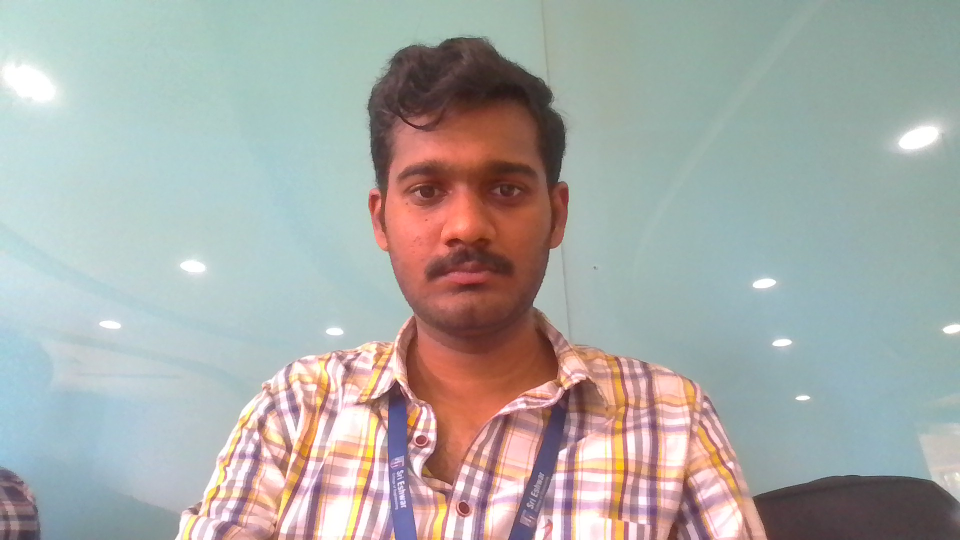
#> input picture Review_3_Advanced_Features/Old_Pics_Nov25/Predeep.jpg, 1920 x 1080 px (shown at 1/2 size)
$ python -i Preprocessing.py   (imports and definitions only)
#> lines starting #> are read from the running program, lines starting #| are printed output that depends on the picture
"""
Enhanced Preprocessing Module for Phase II
Implements illumination normalization and noise reduction techniques
"""

import cv2
import numpy as np


class ImagePreprocessor:
    """Advanced preprocessing pipeline for face images"""

    def __init__(self, clahe_clip_limit=2.0, clahe_tile_size=8):
        """
        Initialize preprocessor with CLAHE parameters

        Args:
            clahe_clip_limit: Threshold for contrast limiting (default: 2.0)
            clahe_tile_size: Size of grid for histogram equalization (default: 8)
        """
        self.clahe = cv2.createCLAHE(
            clipLimit=clahe_clip_limit,
            tileGridSize=(clahe_tile_size, clahe_tile_size)
        )

    def apply_clahe(self, image):
        """
        Apply Contrast Limited Adaptive Histogram Equalization
        Improves contrast in images with varying illumination

        Args:
            image: Grayscale image

        Returns:
            CLAHE enhanced image
        """
        return self.clahe.apply(image)

    # [15 lines left out: function gamma_correction, not called in this run]

    def bilateral_filter(self, image, d=9, sigma_color=75, sigma_space=75):
        """
        Apply bilateral filter for edge-preserving smoothing
        Reduces noise while keeping sharp edges

        Args:
            image: Input image
            d: Diameter of pixel neighborhood
            sigma_color: Filter sigma in the color space
            sigma_space: Filter sigma in the coordinate space

        Returns:
            Filtered image
        """
        return cv2.bilateralFilter(image, d, sigma_color, sigma_space)

    # [72 lines left out: functions median_filter, gaussian_filter, homomorphic_filter, not called in this run]

    def preprocess_full_pipeline(self, image, mode='standard'):
        """
        Apply complete preprocessing pipeline

        Args:
            image: Input grayscale image
            mode: 'standard' (fast) or 'advanced' (thorough)

        Returns:
            Fully preprocessed image
        """
        if mode == 'standard':
            # Standard pipeline: CLAHE + Bilateral filter
            img = self.apply_clahe(image)
            img = self.bilateral_filter(img, d=5, sigma_color=50, sigma_space=50)
            return img

        elif mode == 'advanced':
            # Advanced pipeline: All techniques
            # 1. Noise reduction
            img = self.median_filter(image, kernel_size=3)

            # 2. Illumination normalization
            img = self.homomorphic_filter(img, d0=10, gamma_l=0.4, gamma_h=1.8)

            # 3. CLAHE for local contrast
            img = self.apply_clahe(img)

            # 4. Edge-preserving smoothing
            img = self.bilateral_filter(img, d=7, sigma_color=60, sigma_space=60)

            return img

        else:
            # No preprocessing
            return image

    # [57 lines left out: functions preprocess_training_image, preprocess_realtime_image, test_preprocessing, not called in this run]


# [2 lines not run here, left out]

>>> import cv2
>>> picture = cv2.imread('Old_Pics_Nov25/Predeep.jpg', cv2.IMREAD_GRAYSCALE)
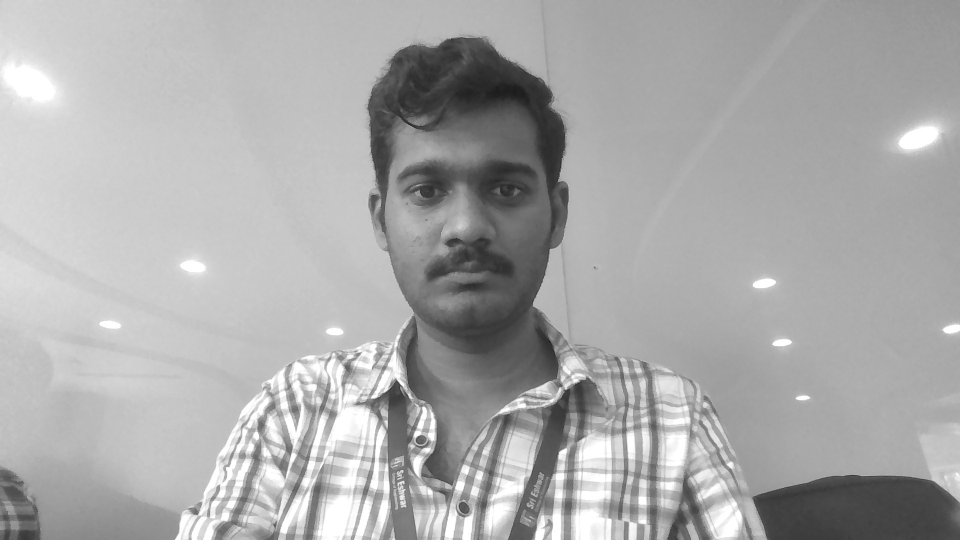
#> picture: shape (1080, 1920) (shown at 1/2 size); min 25, max 255, mean 170.2
>>> result = ImagePreprocessor().preprocess_full_pipeline(picture)
#> in apply_clahe, `return self.clahe.apply(image)`:
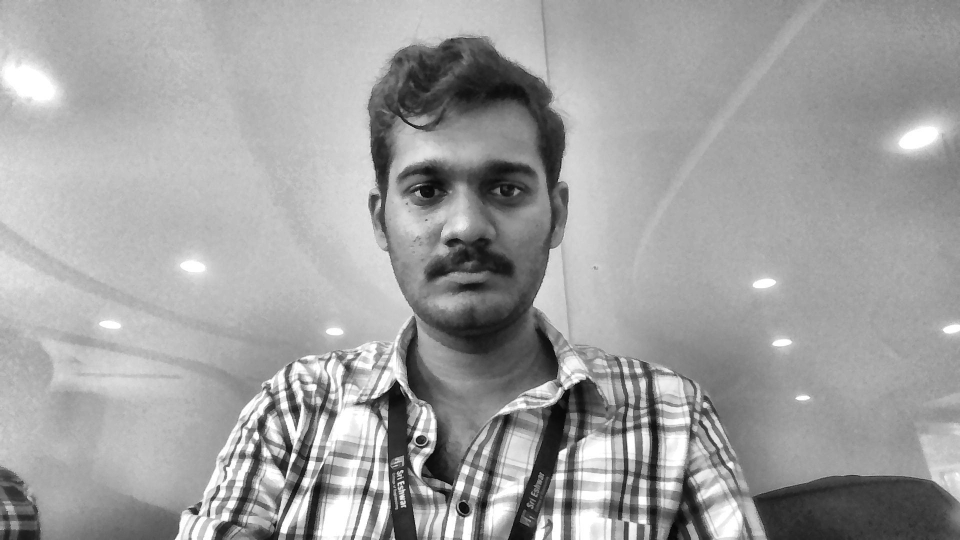
#> returned value: shape (1080, 1920) (shown at 1/2 size); min 3, max 255, mean 160.2

$ run again, on Review_3_Advanced_Features/Old_Pics_Nov25/Rithdesh.jpg
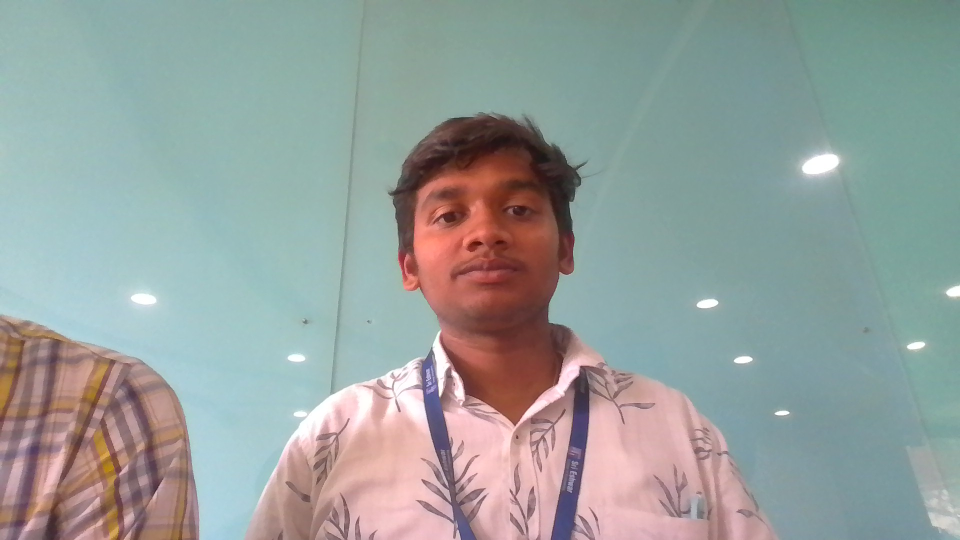
#> input picture Review_3_Advanced_Features/Old_Pics_Nov25/Rithdesh.jpg, 1920 x 1080 px (shown at 1/2 size)
#> `picture = cv2.imread('Old_Pics_Nov25/Predeep.jpg', cv2.IMREAD_GRAYSCALE)`:
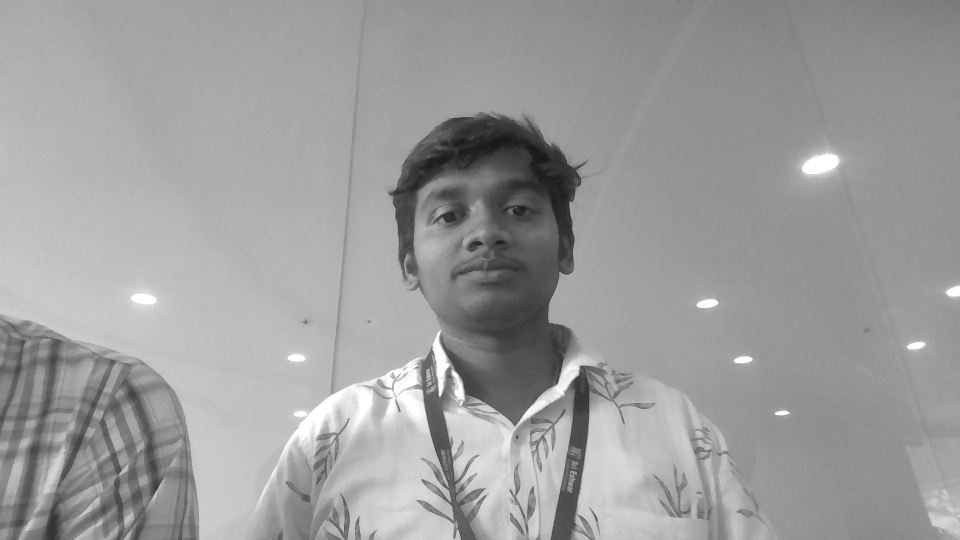
#> picture: shape (1080, 1920) (shown at 1/2 size); min 19, max 255, mean 156.6
#> in apply_clahe, `return self.clahe.apply(image)`:
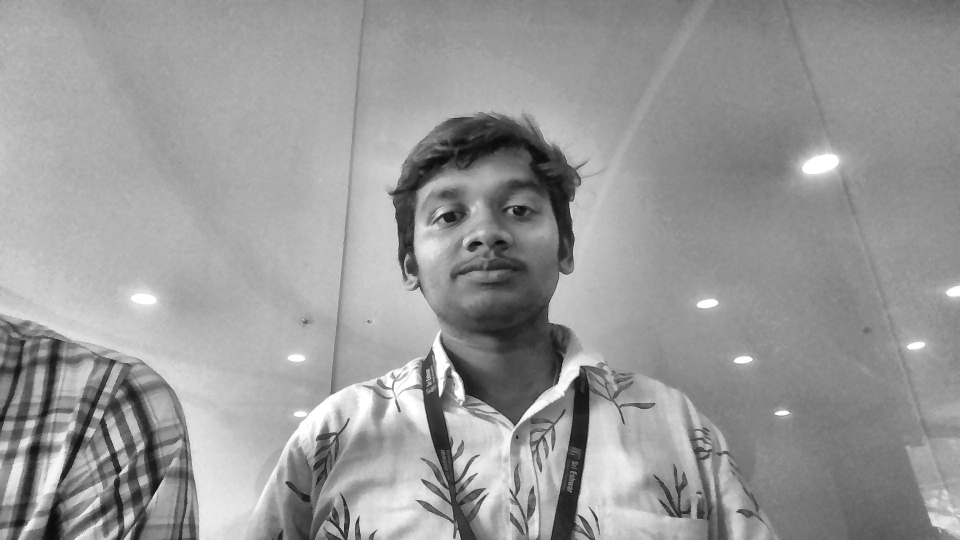
#> returned value: shape (1080, 1920) (shown at 1/2 size); min 7, max 255, mean 152.6

$ run again, on Review_3_Advanced_Features/Old_Pics_Nov25/Syam.jpg
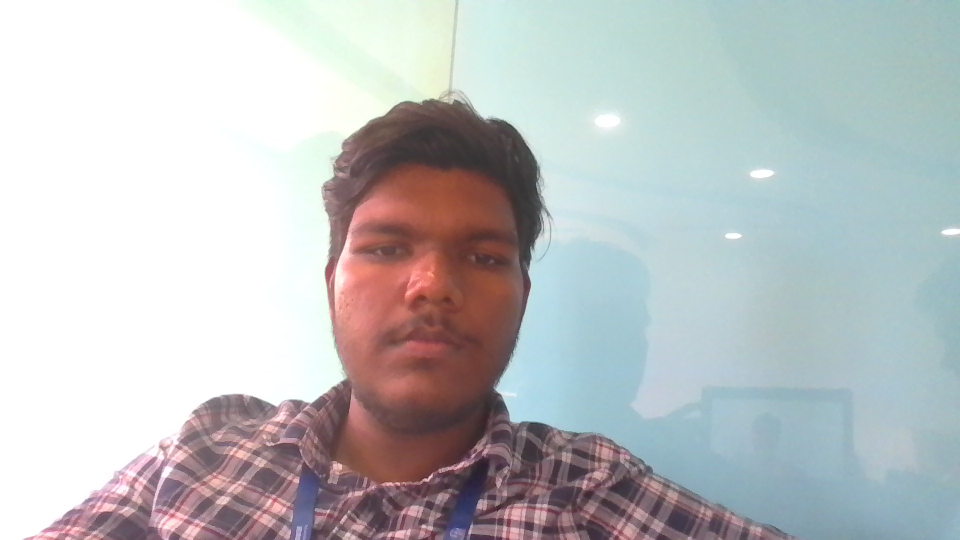
#> input picture Review_3_Advanced_Features/Old_Pics_Nov25/Syam.jpg, 1920 x 1080 px (shown at 1/2 size)
#> `picture = cv2.imread('Old_Pics_Nov25/Predeep.jpg', cv2.IMREAD_GRAYSCALE)`:
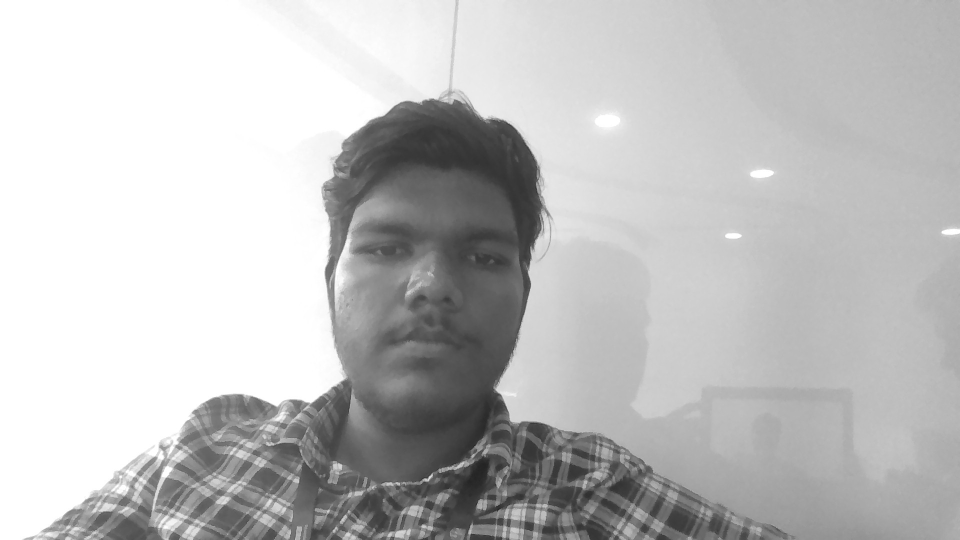
#> picture: shape (1080, 1920) (shown at 1/2 size); min 22, max 255, mean 192.1
#> in apply_clahe, `return self.clahe.apply(image)`:
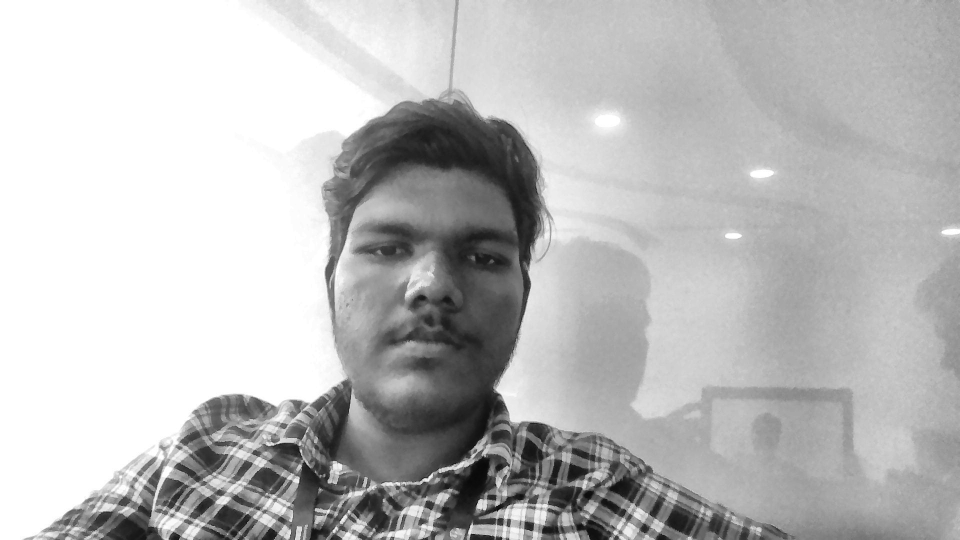
#> returned value: shape (1080, 1920) (shown at 1/2 size); min 4, max 255, mean 188.2
